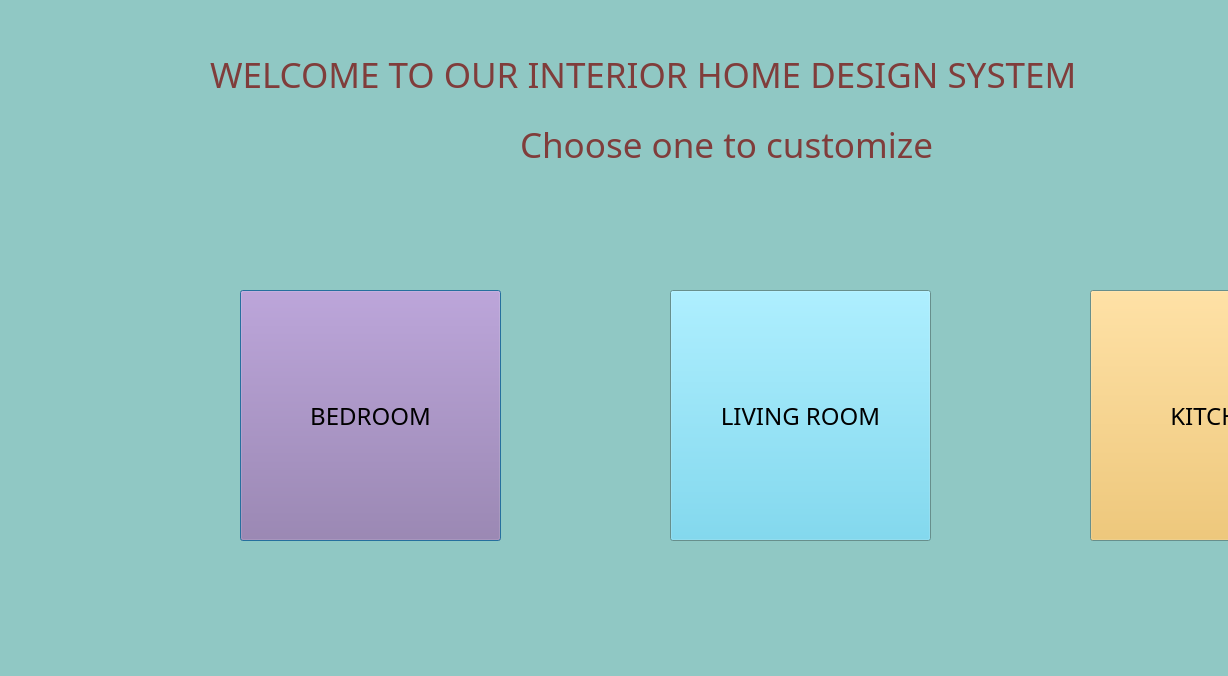
<?xml version="1.0" encoding="UTF-8"?>
<ui version="4.0">
 <class>InteriorDesign</class>
 <widget class="QDialog" name="InteriorDesign">
  <property name="geometry">
   <rect>
    <x>0</x>
    <y>0</y>
    <width>1228</width>
    <height>676</height>
   </rect>
  </property>
  <property name="palette">
   <palette>
    <active>
     <colorrole role="Window">
      <brush brushstyle="SolidPattern">
       <color alpha="255">
        <red>144</red>
        <green>200</green>
        <blue>196</blue>
       </color>
      </brush>
     </colorrole>
    </active>
    <inactive>
     <colorrole role="Window">
      <brush brushstyle="SolidPattern">
       <color alpha="255">
        <red>144</red>
        <green>200</green>
        <blue>196</blue>
       </color>
      </brush>
     </colorrole>
    </inactive>
    <disabled>
     <colorrole role="Base">
      <brush brushstyle="SolidPattern">
       <color alpha="255">
        <red>144</red>
        <green>200</green>
        <blue>196</blue>
       </color>
      </brush>
     </colorrole>
     <colorrole role="Window">
      <brush brushstyle="SolidPattern">
       <color alpha="255">
        <red>144</red>
        <green>200</green>
        <blue>196</blue>
       </color>
      </brush>
     </colorrole>
    </disabled>
   </palette>
  </property>
  <property name="windowTitle">
   <string>Dialog</string>
  </property>
  <widget class="QLabel" name="Label">
   <property name="geometry">
    <rect>
     <x>520</x>
     <y>120</y>
     <width>531</width>
     <height>41</height>
    </rect>
   </property>
   <property name="palette">
    <palette>
     <active>
      <colorrole role="WindowText">
       <brush brushstyle="SolidPattern">
        <color alpha="255">
         <red>128</red>
         <green>61</green>
         <blue>59</blue>
        </color>
       </brush>
      </colorrole>
     </active>
     <inactive>
      <colorrole role="WindowText">
       <brush brushstyle="SolidPattern">
        <color alpha="255">
         <red>128</red>
         <green>61</green>
         <blue>59</blue>
        </color>
       </brush>
      </colorrole>
     </inactive>
     <disabled/>
    </palette>
   </property>
   <property name="font">
    <font>
     <family>Cooper Black</family>
     <pointsize>26</pointsize>
    </font>
   </property>
   <property name="text">
    <string>Choose one to customize </string>
   </property>
   <property name="alignment">
    <set>Qt::AlignJustify|Qt::AlignTop</set>
   </property>
   <property name="wordWrap">
    <bool>false</bool>
   </property>
  </widget>
  <widget class="QPushButton" name="btn_bedroom">
   <property name="geometry">
    <rect>
     <x>240</x>
     <y>290</y>
     <width>261</width>
     <height>251</height>
    </rect>
   </property>
   <property name="palette">
    <palette>
     <active>
      <colorrole role="Button">
       <brush brushstyle="SolidPattern">
        <color alpha="255">
         <red>155</red>
         <green>117</green>
         <blue>170</blue>
        </color>
       </brush>
      </colorrole>
     </active>
     <inactive>
      <colorrole role="Button">
       <brush brushstyle="SolidPattern">
        <color alpha="255">
         <red>155</red>
         <green>117</green>
         <blue>170</blue>
        </color>
       </brush>
      </colorrole>
     </inactive>
     <disabled>
      <colorrole role="Button">
       <brush brushstyle="SolidPattern">
        <color alpha="255">
         <red>155</red>
         <green>117</green>
         <blue>170</blue>
        </color>
       </brush>
      </colorrole>
     </disabled>
    </palette>
   </property>
   <property name="font">
    <font>
     <family>Cooper Black</family>
     <pointsize>18</pointsize>
    </font>
   </property>
   <property name="text">
    <string>BEDROOM</string>
   </property>
  </widget>
  <widget class="QPushButton" name="btn_livingroom">
   <property name="geometry">
    <rect>
     <x>670</x>
     <y>290</y>
     <width>261</width>
     <height>251</height>
    </rect>
   </property>
   <property name="palette">
    <palette>
     <active>
      <colorrole role="Button">
       <brush brushstyle="SolidPattern">
        <color alpha="255">
         <red>96</red>
         <green>209</green>
         <blue>240</blue>
        </color>
       </brush>
      </colorrole>
     </active>
     <inactive>
      <colorrole role="Button">
       <brush brushstyle="SolidPattern">
        <color alpha="255">
         <red>96</red>
         <green>209</green>
         <blue>240</blue>
        </color>
       </brush>
      </colorrole>
     </inactive>
     <disabled>
      <colorrole role="Button">
       <brush brushstyle="SolidPattern">
        <color alpha="255">
         <red>96</red>
         <green>209</green>
         <blue>240</blue>
        </color>
       </brush>
      </colorrole>
     </disabled>
    </palette>
   </property>
   <property name="font">
    <font>
     <family>Cooper Black</family>
     <pointsize>18</pointsize>
    </font>
   </property>
   <property name="text">
    <string>LIVING ROOM</string>
   </property>
  </widget>
  <widget class="QPushButton" name="btn_kitchen">
   <property name="geometry">
    <rect>
     <x>1090</x>
     <y>290</y>
     <width>261</width>
     <height>251</height>
    </rect>
   </property>
   <property name="palette">
    <palette>
     <active>
      <colorrole role="Button">
       <brush brushstyle="SolidPattern">
        <color alpha="255">
         <red>240</red>
         <green>189</green>
         <blue>87</blue>
        </color>
       </brush>
      </colorrole>
     </active>
     <inactive>
      <colorrole role="Button">
       <brush brushstyle="SolidPattern">
        <color alpha="255">
         <red>240</red>
         <green>189</green>
         <blue>87</blue>
        </color>
       </brush>
      </colorrole>
     </inactive>
     <disabled>
      <colorrole role="Button">
       <brush brushstyle="SolidPattern">
        <color alpha="255">
         <red>240</red>
         <green>189</green>
         <blue>87</blue>
        </color>
       </brush>
      </colorrole>
     </disabled>
    </palette>
   </property>
   <property name="font">
    <font>
     <family>Cooper Black</family>
     <pointsize>18</pointsize>
    </font>
   </property>
   <property name="text">
    <string>KITCHEN</string>
   </property>
  </widget>
  <widget class="QLabel" name="Label_2">
   <property name="geometry">
    <rect>
     <x>210</x>
     <y>50</y>
     <width>1211</width>
     <height>61</height>
    </rect>
   </property>
   <property name="palette">
    <palette>
     <active>
      <colorrole role="WindowText">
       <brush brushstyle="SolidPattern">
        <color alpha="255">
         <red>128</red>
         <green>61</green>
         <blue>59</blue>
        </color>
       </brush>
      </colorrole>
     </active>
     <inactive>
      <colorrole role="WindowText">
       <brush brushstyle="SolidPattern">
        <color alpha="255">
         <red>128</red>
         <green>61</green>
         <blue>59</blue>
        </color>
       </brush>
      </colorrole>
     </inactive>
     <disabled/>
    </palette>
   </property>
   <property name="font">
    <font>
     <family>Cooper Black</family>
     <pointsize>26</pointsize>
    </font>
   </property>
   <property name="text">
    <string>WELCOME TO OUR INTERIOR HOME DESIGN SYSTEM</string>
   </property>
   <property name="alignment">
    <set>Qt::AlignJustify|Qt::AlignTop</set>
   </property>
   <property name="wordWrap">
    <bool>false</bool>
   </property>
  </widget>
 </widget>
 <resources/>
 <connections/>
</ui>
